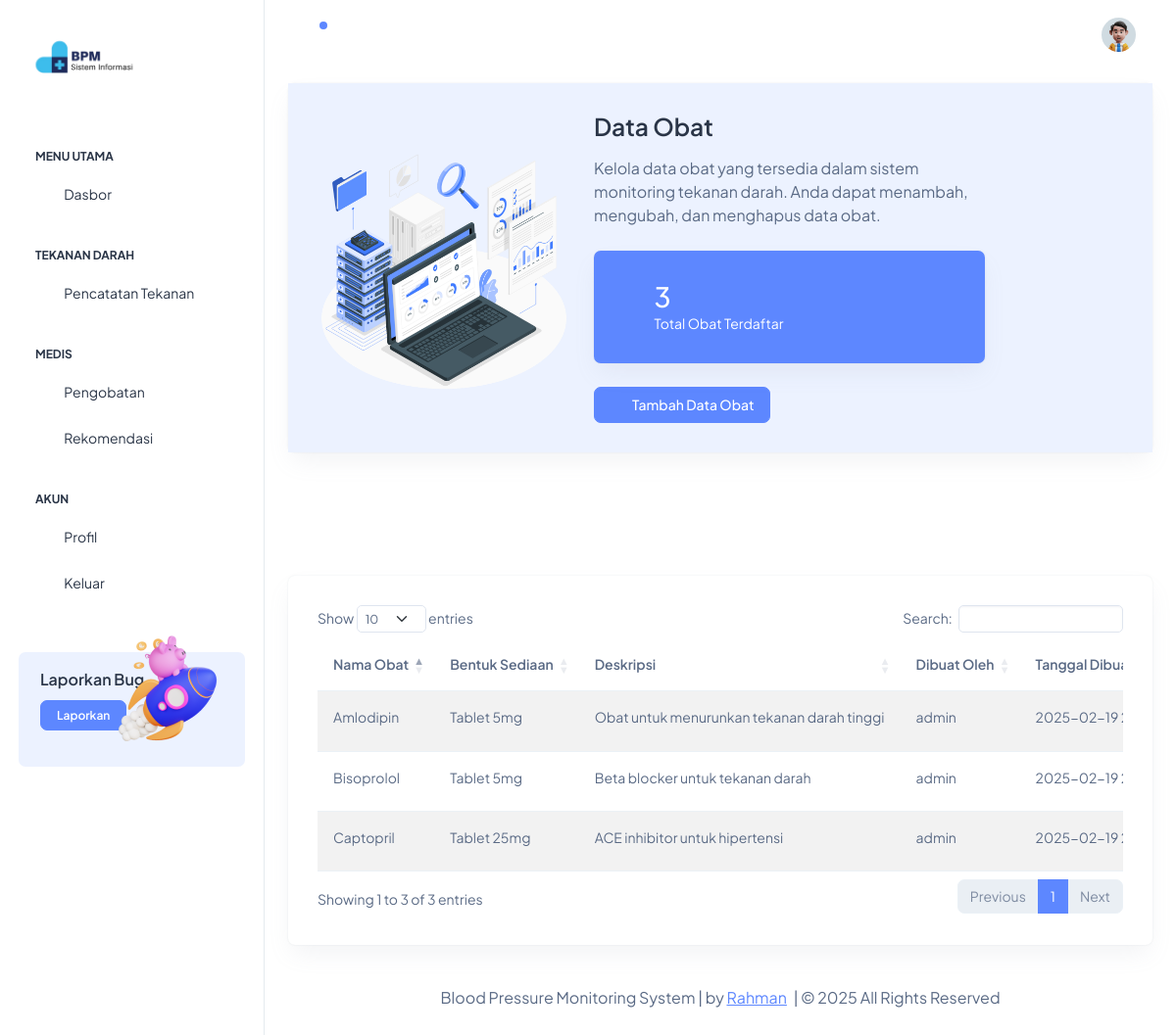
The page /App/Views/obat.php (signed in) on the database its author committed.
### tables this page shows
CREATE TABLE `medications` (
  `medication_id` int NOT NULL,
  `name` varchar(100) NOT NULL,
  `description` text,
  `dosage_form` varchar(50) DEFAULT NULL,
  `created_by` int DEFAULT NULL,
  `created_at` timestamp NULL DEFAULT CURRENT_TIMESTAMP
);

CREATE TABLE `users` (
  `user_id` int NOT NULL,
  `username` varchar(50) NOT NULL,
  `password` varchar(255) NOT NULL,
  `email` varchar(100) NOT NULL,
  `role` enum('admin','doctor','patient') NOT NULL,
  `created_at` timestamp NULL DEFAULT CURRENT_TIMESTAMP,
  `updated_at` timestamp NULL DEFAULT CURRENT_TIMESTAMP ON UPDATE CURRENT_TIMESTAMP
);

### App/Config/Database.php (called while the page is built, shortened)
<?php
class Database
{
    private $host = 'localhost';
    private $db_name = 'blood_pressure_monitoring';
    private $username = 'root';
    private $password = '';
    private $conn;
    private function connect()
    {
        try {
            $this->conn = new PDO(
                'mysql:host=' . $this->host . ';dbname=' . $this->db_name,
                $this->username,
                $this->password
            );
            $this->conn->setAttribute(PDO::ATTR_ERRMODE, PDO::ERRMODE_EXCEPTION);
            $this->conn->setAttribute(PDO::ATTR_DEFAULT_FETCH_MODE, PDO::FETCH_ASSOC);
        } catch (PDOException $e) {
            echo 'Connection Error: ' . $e->getMessage();
        }
    }
    public function query($query, $params = [])
    {
        $stmt = $this->conn->prepare($query);
        $stmt->execute($params);
        return $stmt;
    }
}

### App/Controllers/ObatObatanController.php (called while the page is built, shortened)
<?php
require_once __DIR__ . '/../Models/ObatObatanModel.php';
class ObatObatanController
{
    private $obatModel;
    public function __construct()
    {
        $this->obatModel = new ObatObatanModel();
    }
    public function getAllMedications()
    {
        return $this->obatModel->getAllMedications();
    }
}

### App/Models/ObatObatanModel.php (called while the page is built, shortened)
<?php
require_once __DIR__ . '/../Config/Database.php';
class ObatObatanModel
{
    private $db;
    public function __construct()
    {
        $this->db = new Database();
    }
    public function getAllMedications()
    {
        $query = "SELECT m.*, u.username as created_by_name
                  FROM medications m
                  LEFT JOIN users u ON m.created_by = u.user_id
                  ORDER BY m.name ASC";
        return $this->db->query($query)->fetchAll();
    }
}

### App/Views/obat.php (the view, shortened to what this page needs)
<?php
require_once __DIR__ . '/../Controllers/ObatObatanController.php';
$obatController = new ObatObatanController();
$medications = $obatController->getAllMedications();
$totalMedications = count($medications);
?>
<!doctype html>
<html lang="en">
<head>
    <link rel="stylesheet" href="assets/css/styles.min.css" />
    <link rel="stylesheet" href="https://cdn.datatables.net/1.13.7/css/dataTables.bootstrap5.min.css">
    <link rel="stylesheet" href="https://cdn.datatables.net/responsive/2.5.0/css/responsive.bootstrap5.min.css">
</head>
<body>
    <div class="page-wrapper" id="main-wrapper" data-layout="vertical" data-navbarbg="skin6" data-sidebartype="full"
        data-sidebar-position="fixed" data-header-position="fixed">
        <?php include 'partials/sidebar.php'; ?>
        <div class="body-wrapper">
            <?php include 'partials/header.php'; ?>
            <div class="container-fluid">
                <div class="row">
                    <div class="col-12">
                        <div class="card w-100">
                            <div class="card-body bg-light-primary">
                                <div class="row align-items-center">
                                    <div class="col-lg-4">
                                        <img src="assets/images/data/data.png" alt="Medication Statistics"
                                            class="img-fluid">
                                    </div>
                                    <div class="col-lg-6">
                                        <h3 class="fw-semibold mb-3">Data Obat</h3>
                                        <p class="fs-4 mb-4">
                                            Kelola data obat yang tersedia dalam sistem monitoring tekanan darah.
                                            Anda dapat menambah, mengubah, dan menghapus data obat.
                                        </p>
                                        <div class="card bg-primary text-white mb-4">
                                            <div class="card-body d-flex align-items-center">
                                                <i class="ti ti-pills fs-6 me-3"></i>
                                                <div>
                                                    <h2 class="text-white mb-0"><?= $totalMedications ?></h2>
                                                    <p class="mb-0">Total Obat Terdaftar</p>
                                                </div>
                                            </div>
                                        </div>
                                        <button class="btn btn-primary d-flex align-items-center" data-bs-toggle="modal"
                                            data-bs-target="#addMedicationModal">
                                            <i class="ti ti-plus fs-5 me-2"></i>
                                            <span>Tambah Data Obat</span>
                                        </button>
                                    </div>
                                </div>
                            </div>
                        </div>
                    </div>
                </div>
                <div class="row">
                    <div class="col-12">
                        <div class="card">
                            <div class="card-body">
                                <div class="table-responsive">
                                    <table id="medicationTable" class="table table-striped dt-responsive nowrap w-100">
                                        <thead>
                                            <tr>
                                                <th>Nama Obat</th>
                                                <th>Bentuk Sediaan</th>
                                                <th>Deskripsi</th>
                                                <th>Dibuat Oleh</th>
                                                <th>Tanggal Dibuat</th>
                                            </tr>
                                        </thead>
                                        <tbody>
                                            <?php foreach ($medications as $medication): ?>
                                                <tr>
                                                    <td><?= htmlspecialchars($medication['name']) ?></td>
                                                    <td><?= htmlspecialchars($medication['dosage_form']) ?></td>
                                                    <td><?= htmlspecialchars($medication['description']) ?></td>
                                                    <td><?= htmlspecialchars($medication['created_by_name']) ?></td>
                                                    <td><?= htmlspecialchars($medication['created_at']) ?></td>
                                                </tr>
                                            <?php endforeach; ?>
                                        </tbody>
                                    </table>
                                </div>
                            </div>
                        </div>
                    </div>
                </div>
                <?php include 'partials/footer.php'; ?>
            </div>
        </div>
    </div>
</body>
</html>

### rows shown on the page
medications: name "Amlodipin", dosage_form "Tablet 5mg", description "Obat untuk menurunkan tekanan darah tinggi", created_by.username "admin", created_at "2025-02-19…"
medications: name "Bisoprolol", dosage_form "Tablet 5mg", description "Beta blocker untuk tekanan darah", created_by.username "admin", created_at "2025-02-19…"
medications: name "Captopril", dosage_form "Tablet 25mg", description "ACE inhibitor untuk hipertensi", created_by.username "admin", created_at "2025-02-19…"

### other values the page prints
$totalMedications "3"
